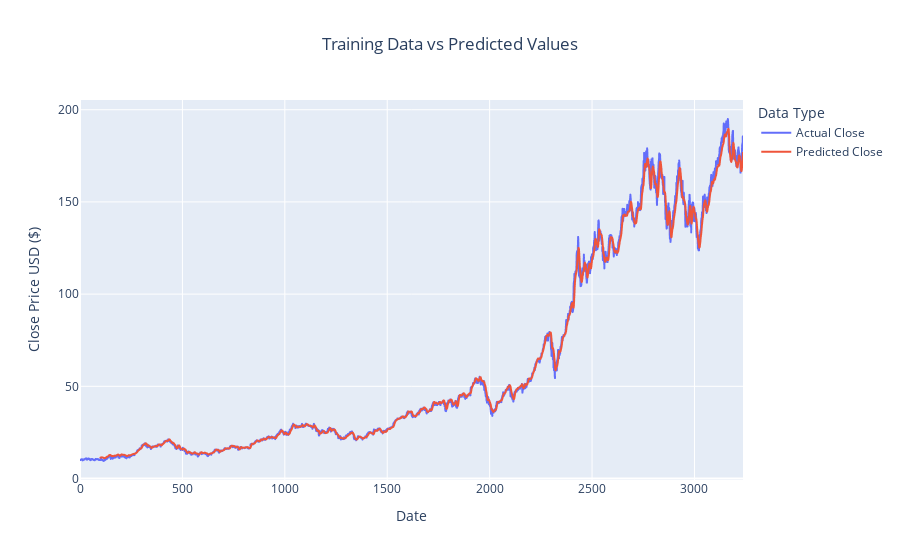

Write notebook code for a chart like this one.
### Code cell
import plotly.express as px
import pandas as pd

# Prepare the data
train_actual = pd.DataFrame({
    'Date': data.index[:train_data_len],
    'Close': data['Close'][:train_data_len],
    'Type': 'Actual Close'
})

train_predicted = pd.DataFrame({
    'Date': data.index[100:train_data_len],
    'Close': scaler.inverse_transform(y_pred3_train).flatten(),
    'Type': 'Predicted Close'
})

# Combine the actual and predicted data
plot_data = pd.concat([train_actual, train_predicted])

# Plot using Plotly Express
fig = px.line(
    plot_data,
    x='Date',
    y='Close',
    color='Type',
    labels={'Close': 'Close Price USD ($)', 'Date': 'Date', 'Type': 'Legend'},
    title='Training Data vs Predicted Values'
)

# Customize the layout
fig.update_layout(
    title_x=0.5,
    xaxis_title='Date',
    yaxis_title='Close Price USD ($)',
    legend_title='Data Type'
)

fig.show()

### Figure 1 — Plotly figure (JSON) as saved in the notebook; plotly's stock layout.template omitted (floating-point values rounded to 4 significant figures; data arrays with more than 128 entries replaced by an {"elided": "..."} marker saying what was removed)
{"data": [{"hovertemplate": "Legend=Actual Close<br>Date=%{x}<br>Close Price USD ($)=%{y}<extra></extra>", "legendgroup": "Actual Close", "line": {"color": "#636efa", "dash": "solid"}, "marker": {"symbol": "circle"}, "mode": "lines", "name": "Actual Close", "showlegend": true, "type": "scattergl", "x": {"elided": "3238 int values"}, "xaxis": "x", "y": {"elided": "3238 float values"}, "yaxis": "y"}, {"hovertemplate": "Legend=Predicted Close<br>Date=%{x}<br>Close Price USD ($)=%{y}<extra></extra>", "legendgroup": "Predicted Close", "line": {"color": "#EF553B", "dash": "solid"}, "marker": {"symbol": "circle"}, "mode": "lines", "name": "Predicted Close", "showlegend": true, "type": "scattergl", "x": {"elided": "3138 int values"}, "xaxis": "x", "y": {"elided": "3138 float values"}, "yaxis": "y"}], "layout": {"legend": {"title": {"text": "Data Type"}, "tracegroupgap": 0}, "title": {"text": "Training Data vs Predicted Values", "x": 0.5}, "xaxis": {"anchor": "y", "domain": [0, 1], "title": {"text": "Date"}}, "yaxis": {"anchor": "x", "domain": [0, 1], "title": {"text": "Close Price USD ($)"}}}}
